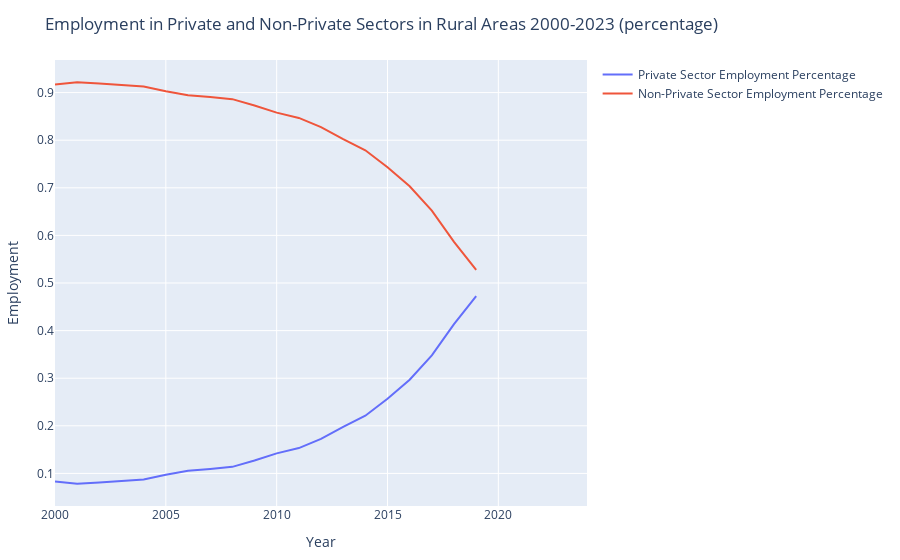

Notebook source saved alongside this figure:
### Code cell
#Comparing Private and Non-Private Sector Employment in Rural Areas (percentage)
#Proabably unnecessary
df_overview."Rural Private Sector Employment Percentage" = df_overview."Rural Private Sector Employment" ./ df_overview."Rural Employed Persons"
df_overview."Rural Non-Private Sector Employment Percentage" = df_overview."Rural Non-Private Sector Employment" ./ df_overview."Rural Employed Persons"
private_rural_line_percentage = PlotlyJS.scatter(
    x = df_overview."Year",
    y = df_overview."Rural Private Sector Employment Percentage",
    mode = "lines",
    name = "Private Sector Employment Percentage",
    yaxis = "y"   # primary y-axis
)
non_private_rural_line_percentage = PlotlyJS.scatter(
    x = df_overview."Year",
    y = df_overview."Rural Non-Private Sector Employment Percentage",
    mode = "lines",
    name = "Non-Private Sector Employment Percentage",
    yaxis = "y"   # primary y-axis
)
layout7 = PlotlyJS.Layout(
    title = "Employment in Private and Non-Private Sectors in Rural Areas 2000-2023 (percentage)",
    xaxis = PlotlyJS.attr(title = "Year"),
    yaxis = PlotlyJS.attr(title = "Employment"),
)
display(PlotlyJS.plot([private_rural_line_percentage, non_private_rural_line_percentage], layout7))

### Figure 1 — Plotly figure (JSON) as saved in the notebook; plotly's stock layout.template omitted (floating-point values rounded to 4 significant figures)
{"data": [{"mode": "lines", "name": "Private Sector Employment Percentage", "type": "scatter", "x": [2000, 2001, 2002, 2003, 2004, 2005, 2006, 2007, 2008, 2009, 2010, 2011, 2012, 2013, 2014, 2015, 2016, 2017, 2018, 2019, 2020, 2021, 2022, 2023, 2024], "y": [0.08323, 0.0784, 0.08073, 0.08449, 0.08708, 0.09704, 0.1054, 0.1095, 0.1138, 0.1271, 0.1421, 0.1533, 0.1726, 0.1978, 0.2213, 0.2569, 0.2968, 0.348, 0.4135, 0.4724, null, null, null, null, null], "yaxis": "y"}, {"mode": "lines", "name": "Non-Private Sector Employment Percentage", "type": "scatter", "x": [2000, 2001, 2002, 2003, 2004, 2005, 2006, 2007, 2008, 2009, 2010, 2011, 2012, 2013, 2014, 2015, 2016, 2017, 2018, 2019, 2020, 2021, 2022, 2023, 2024], "y": [0.9168, 0.9216, 0.9193, 0.9155, 0.9129, 0.903, 0.8946, 0.8905, 0.8862, 0.8729, 0.8579, 0.8467, 0.8274, 0.8022, 0.7787, 0.7431, 0.7032, 0.652, 0.5865, 0.5276, null, null, null, null, null], "yaxis": "y"}], "layout": {"margin": {"b": 50, "l": 50, "r": 50, "t": 60}, "title": "Employment in Private and Non-Private Sectors in Rural Areas 2000-2023 (percentage)", "xaxis": {"title": "Year"}, "yaxis": {"title": "Employment"}}}
